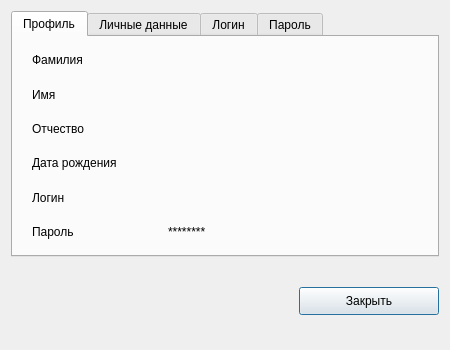
<?xml version="1.0" encoding="UTF-8"?>
<ui version="4.0">
 <class>AccountSetting</class>
 <widget class="QDialog" name="AccountSetting">
  <property name="geometry">
   <rect>
    <x>0</x>
    <y>0</y>
    <width>450</width>
    <height>350</height>
   </rect>
  </property>
  <property name="minimumSize">
   <size>
    <width>350</width>
    <height>250</height>
   </size>
  </property>
  <property name="maximumSize">
   <size>
    <width>450</width>
    <height>350</height>
   </size>
  </property>
  <property name="windowTitle">
   <string>Dialog</string>
  </property>
  <layout class="QGridLayout" name="gridLayout">
   <item row="4" column="2">
    <widget class="QPushButton" name="cancel_btn">
     <property name="sizePolicy">
      <sizepolicy hsizetype="MinimumExpanding" vsizetype="Preferred">
       <horstretch>0</horstretch>
       <verstretch>0</verstretch>
      </sizepolicy>
     </property>
     <property name="minimumSize">
      <size>
       <width>140</width>
       <height>28</height>
      </size>
     </property>
     <property name="maximumSize">
      <size>
       <width>200</width>
       <height>30</height>
      </size>
     </property>
     <property name="text">
      <string>Закрыть</string>
     </property>
    </widget>
   </item>
   <item row="0" column="0" rowspan="3" colspan="3">
    <widget class="QTabWidget" name="tabWgt">
     <property name="sizePolicy">
      <sizepolicy hsizetype="Expanding" vsizetype="Expanding">
       <horstretch>1</horstretch>
       <verstretch>0</verstretch>
      </sizepolicy>
     </property>
     <property name="currentIndex">
      <number>0</number>
     </property>
     <widget class="QWidget" name="profile_tab">
      <attribute name="title">
       <string>Профиль</string>
      </attribute>
      <layout class="QGridLayout" name="gridLayout_2">
       <item row="6" column="1">
        <widget class="QLabel" name="password_lb">
         <property name="minimumSize">
          <size>
           <width>140</width>
           <height>28</height>
          </size>
         </property>
         <property name="maximumSize">
          <size>
           <width>250</width>
           <height>30</height>
          </size>
         </property>
         <property name="text">
          <string>********</string>
         </property>
        </widget>
       </item>
       <item row="5" column="0">
        <widget class="QLabel" name="label_5">
         <property name="minimumSize">
          <size>
           <width>100</width>
           <height>28</height>
          </size>
         </property>
         <property name="maximumSize">
          <size>
           <width>120</width>
           <height>30</height>
          </size>
         </property>
         <property name="text">
          <string>Логин</string>
         </property>
        </widget>
       </item>
       <item row="5" column="1">
        <widget class="QLabel" name="login_lb">
         <property name="minimumSize">
          <size>
           <width>140</width>
           <height>28</height>
          </size>
         </property>
         <property name="maximumSize">
          <size>
           <width>250</width>
           <height>30</height>
          </size>
         </property>
         <property name="text">
          <string/>
         </property>
        </widget>
       </item>
       <item row="1" column="0">
        <widget class="QLabel" name="label_2">
         <property name="minimumSize">
          <size>
           <width>100</width>
           <height>28</height>
          </size>
         </property>
         <property name="maximumSize">
          <size>
           <width>120</width>
           <height>30</height>
          </size>
         </property>
         <property name="text">
          <string>Имя</string>
         </property>
        </widget>
       </item>
       <item row="1" column="1">
        <widget class="QLabel" name="first_name_lb">
         <property name="minimumSize">
          <size>
           <width>140</width>
           <height>28</height>
          </size>
         </property>
         <property name="maximumSize">
          <size>
           <width>250</width>
           <height>30</height>
          </size>
         </property>
         <property name="text">
          <string/>
         </property>
        </widget>
       </item>
       <item row="2" column="0">
        <widget class="QLabel" name="label_3">
         <property name="minimumSize">
          <size>
           <width>100</width>
           <height>28</height>
          </size>
         </property>
         <property name="maximumSize">
          <size>
           <width>120</width>
           <height>30</height>
          </size>
         </property>
         <property name="text">
          <string>Отчество</string>
         </property>
        </widget>
       </item>
       <item row="0" column="1">
        <widget class="QLabel" name="last_name_lb">
         <property name="minimumSize">
          <size>
           <width>140</width>
           <height>28</height>
          </size>
         </property>
         <property name="maximumSize">
          <size>
           <width>250</width>
           <height>30</height>
          </size>
         </property>
         <property name="text">
          <string/>
         </property>
        </widget>
       </item>
       <item row="0" column="0">
        <widget class="QLabel" name="label">
         <property name="minimumSize">
          <size>
           <width>100</width>
           <height>28</height>
          </size>
         </property>
         <property name="maximumSize">
          <size>
           <width>120</width>
           <height>30</height>
          </size>
         </property>
         <property name="text">
          <string>Фамилия</string>
         </property>
        </widget>
       </item>
       <item row="6" column="0">
        <widget class="QLabel" name="label_6">
         <property name="minimumSize">
          <size>
           <width>100</width>
           <height>28</height>
          </size>
         </property>
         <property name="maximumSize">
          <size>
           <width>120</width>
           <height>30</height>
          </size>
         </property>
         <property name="text">
          <string>Пароль</string>
         </property>
        </widget>
       </item>
       <item row="4" column="0">
        <widget class="QLabel" name="label_4">
         <property name="minimumSize">
          <size>
           <width>100</width>
           <height>28</height>
          </size>
         </property>
         <property name="maximumSize">
          <size>
           <width>120</width>
           <height>30</height>
          </size>
         </property>
         <property name="text">
          <string>Дата рождения</string>
         </property>
        </widget>
       </item>
       <item row="4" column="1">
        <widget class="QLabel" name="bith_date_lb">
         <property name="minimumSize">
          <size>
           <width>140</width>
           <height>28</height>
          </size>
         </property>
         <property name="maximumSize">
          <size>
           <width>250</width>
           <height>30</height>
          </size>
         </property>
         <property name="text">
          <string/>
         </property>
        </widget>
       </item>
       <item row="2" column="1">
        <widget class="QLabel" name="patronymic_lb">
         <property name="minimumSize">
          <size>
           <width>140</width>
           <height>28</height>
          </size>
         </property>
         <property name="maximumSize">
          <size>
           <width>250</width>
           <height>30</height>
          </size>
         </property>
         <property name="text">
          <string/>
         </property>
        </widget>
       </item>
      </layout>
     </widget>
     <widget class="QWidget" name="pers_data_tab">
      <attribute name="title">
       <string>Личные данные</string>
      </attribute>
      <layout class="QGridLayout" name="gridLayout_4">
       <item row="4" column="1" colspan="2">
        <widget class="QLineEdit" name="patronymic_le">
         <property name="minimumSize">
          <size>
           <width>140</width>
           <height>28</height>
          </size>
         </property>
         <property name="maximumSize">
          <size>
           <width>250</width>
           <height>30</height>
          </size>
         </property>
        </widget>
       </item>
       <item row="3" column="0">
        <widget class="QLabel" name="label_13">
         <property name="minimumSize">
          <size>
           <width>100</width>
           <height>28</height>
          </size>
         </property>
         <property name="maximumSize">
          <size>
           <width>120</width>
           <height>30</height>
          </size>
         </property>
         <property name="text">
          <string>Имя</string>
         </property>
        </widget>
       </item>
       <item row="6" column="2">
        <widget class="QPushButton" name="save_fio_btn">
         <property name="sizePolicy">
          <sizepolicy hsizetype="MinimumExpanding" vsizetype="Preferred">
           <horstretch>0</horstretch>
           <verstretch>0</verstretch>
          </sizepolicy>
         </property>
         <property name="minimumSize">
          <size>
           <width>140</width>
           <height>28</height>
          </size>
         </property>
         <property name="maximumSize">
          <size>
           <width>200</width>
           <height>30</height>
          </size>
         </property>
         <property name="text">
          <string>Сохранить изменения</string>
         </property>
        </widget>
       </item>
       <item row="2" column="1" colspan="2">
        <widget class="QLineEdit" name="last_name_le">
         <property name="minimumSize">
          <size>
           <width>140</width>
           <height>28</height>
          </size>
         </property>
         <property name="maximumSize">
          <size>
           <width>250</width>
           <height>30</height>
          </size>
         </property>
        </widget>
       </item>
       <item row="6" column="1">
        <spacer name="horizontalSpacer_2">
         <property name="orientation">
          <enum>Qt::Horizontal</enum>
         </property>
         <property name="sizeHint" stdset="0">
          <size>
           <width>40</width>
           <height>20</height>
          </size>
         </property>
        </spacer>
       </item>
       <item row="2" column="0">
        <widget class="QLabel" name="label_15">
         <property name="minimumSize">
          <size>
           <width>100</width>
           <height>28</height>
          </size>
         </property>
         <property name="maximumSize">
          <size>
           <width>120</width>
           <height>30</height>
          </size>
         </property>
         <property name="text">
          <string>Фамилия</string>
         </property>
        </widget>
       </item>
       <item row="4" column="0">
        <widget class="QLabel" name="label_14">
         <property name="minimumSize">
          <size>
           <width>100</width>
           <height>28</height>
          </size>
         </property>
         <property name="maximumSize">
          <size>
           <width>120</width>
           <height>30</height>
          </size>
         </property>
         <property name="text">
          <string>Отчество</string>
         </property>
        </widget>
       </item>
       <item row="3" column="1" colspan="2">
        <widget class="QLineEdit" name="first_name_le">
         <property name="minimumSize">
          <size>
           <width>140</width>
           <height>28</height>
          </size>
         </property>
         <property name="maximumSize">
          <size>
           <width>250</width>
           <height>30</height>
          </size>
         </property>
        </widget>
       </item>
       <item row="6" column="3">
        <spacer name="horizontalSpacer_3">
         <property name="orientation">
          <enum>Qt::Horizontal</enum>
         </property>
         <property name="sizeHint" stdset="0">
          <size>
           <width>40</width>
           <height>20</height>
          </size>
         </property>
        </spacer>
       </item>
      </layout>
     </widget>
     <widget class="QWidget" name="login_tab">
      <attribute name="title">
       <string>Логин</string>
      </attribute>
      <layout class="QGridLayout" name="gridLayout_7">
       <item row="5" column="2">
        <widget class="QPushButton" name="save_login_btn">
         <property name="sizePolicy">
          <sizepolicy hsizetype="MinimumExpanding" vsizetype="Preferred">
           <horstretch>0</horstretch>
           <verstretch>0</verstretch>
          </sizepolicy>
         </property>
         <property name="minimumSize">
          <size>
           <width>140</width>
           <height>28</height>
          </size>
         </property>
         <property name="maximumSize">
          <size>
           <width>200</width>
           <height>30</height>
          </size>
         </property>
         <property name="text">
          <string>Сохранить изменения</string>
         </property>
        </widget>
       </item>
       <item row="0" column="0">
        <widget class="QLabel" name="label_25">
         <property name="minimumSize">
          <size>
           <width>100</width>
           <height>28</height>
          </size>
         </property>
         <property name="maximumSize">
          <size>
           <width>120</width>
           <height>30</height>
          </size>
         </property>
         <property name="text">
          <string>Текущий пароль</string>
         </property>
        </widget>
       </item>
       <item row="1" column="0">
        <widget class="QLabel" name="label_26">
         <property name="minimumSize">
          <size>
           <width>100</width>
           <height>28</height>
          </size>
         </property>
         <property name="maximumSize">
          <size>
           <width>120</width>
           <height>30</height>
          </size>
         </property>
         <property name="text">
          <string>Новый логин</string>
         </property>
        </widget>
       </item>
       <item row="0" column="1" colspan="2">
        <widget class="QLineEdit" name="crnt_passwd_le_login">
         <property name="minimumSize">
          <size>
           <width>140</width>
           <height>28</height>
          </size>
         </property>
         <property name="maximumSize">
          <size>
           <width>250</width>
           <height>30</height>
          </size>
         </property>
         <property name="placeholderText">
          <string>Введите текущий пароль</string>
         </property>
        </widget>
       </item>
       <item row="1" column="1" colspan="2">
        <widget class="QLineEdit" name="new_login_le">
         <property name="minimumSize">
          <size>
           <width>140</width>
           <height>28</height>
          </size>
         </property>
         <property name="maximumSize">
          <size>
           <width>250</width>
           <height>30</height>
          </size>
         </property>
         <property name="placeholderText">
          <string>Введите новый логин</string>
         </property>
        </widget>
       </item>
       <item row="5" column="3">
        <spacer name="horizontalSpacer_6">
         <property name="orientation">
          <enum>Qt::Horizontal</enum>
         </property>
         <property name="sizeHint" stdset="0">
          <size>
           <width>40</width>
           <height>20</height>
          </size>
         </property>
        </spacer>
       </item>
       <item row="5" column="1">
        <spacer name="horizontalSpacer_7">
         <property name="orientation">
          <enum>Qt::Horizontal</enum>
         </property>
         <property name="sizeHint" stdset="0">
          <size>
           <width>40</width>
           <height>20</height>
          </size>
         </property>
        </spacer>
       </item>
      </layout>
     </widget>
     <widget class="QWidget" name="passwd_tab">
      <attribute name="title">
       <string>Пароль</string>
      </attribute>
      <layout class="QGridLayout" name="gridLayout_8">
       <item row="3" column="0">
        <widget class="QLabel" name="label_29">
         <property name="minimumSize">
          <size>
           <width>100</width>
           <height>28</height>
          </size>
         </property>
         <property name="maximumSize">
          <size>
           <width>120</width>
           <height>30</height>
          </size>
         </property>
         <property name="text">
          <string>Новый пароль</string>
         </property>
        </widget>
       </item>
       <item row="0" column="0" colspan="2">
        <widget class="QLabel" name="label_28">
         <property name="minimumSize">
          <size>
           <width>100</width>
           <height>28</height>
          </size>
         </property>
         <property name="maximumSize">
          <size>
           <width>120</width>
           <height>30</height>
          </size>
         </property>
         <property name="text">
          <string>Текущий пароль</string>
         </property>
        </widget>
       </item>
       <item row="4" column="2">
        <spacer name="horizontalSpacer_9">
         <property name="orientation">
          <enum>Qt::Horizontal</enum>
         </property>
         <property name="sizeHint" stdset="0">
          <size>
           <width>69</width>
           <height>20</height>
          </size>
         </property>
        </spacer>
       </item>
       <item row="1" column="2" colspan="2">
        <widget class="QLineEdit" name="new_passwd_le">
         <property name="minimumSize">
          <size>
           <width>140</width>
           <height>28</height>
          </size>
         </property>
         <property name="maximumSize">
          <size>
           <width>250</width>
           <height>30</height>
          </size>
         </property>
         <property name="placeholderText">
          <string>Введите новый пароль</string>
         </property>
        </widget>
       </item>
       <item row="1" column="0" colspan="2">
        <widget class="QLabel" name="label_27">
         <property name="minimumSize">
          <size>
           <width>100</width>
           <height>28</height>
          </size>
         </property>
         <property name="maximumSize">
          <size>
           <width>120</width>
           <height>30</height>
          </size>
         </property>
         <property name="text">
          <string>Новый пароль</string>
         </property>
        </widget>
       </item>
       <item row="0" column="2" colspan="2">
        <widget class="QLineEdit" name="crnt_passwd_le_passwd">
         <property name="minimumSize">
          <size>
           <width>140</width>
           <height>28</height>
          </size>
         </property>
         <property name="maximumSize">
          <size>
           <width>250</width>
           <height>30</height>
          </size>
         </property>
         <property name="placeholderText">
          <string>Введите текущий пароль</string>
         </property>
        </widget>
       </item>
       <item row="4" column="3">
        <widget class="QPushButton" name="save_passwd_btn">
         <property name="sizePolicy">
          <sizepolicy hsizetype="MinimumExpanding" vsizetype="Preferred">
           <horstretch>0</horstretch>
           <verstretch>0</verstretch>
          </sizepolicy>
         </property>
         <property name="minimumSize">
          <size>
           <width>140</width>
           <height>28</height>
          </size>
         </property>
         <property name="maximumSize">
          <size>
           <width>200</width>
           <height>30</height>
          </size>
         </property>
         <property name="text">
          <string>Сохранить изменения</string>
         </property>
        </widget>
       </item>
       <item row="4" column="4">
        <spacer name="horizontalSpacer_8">
         <property name="orientation">
          <enum>Qt::Horizontal</enum>
         </property>
         <property name="sizeHint" stdset="0">
          <size>
           <width>69</width>
           <height>20</height>
          </size>
         </property>
        </spacer>
       </item>
       <item row="3" column="2" colspan="2">
        <widget class="QLineEdit" name="new_passwd2_le">
         <property name="minimumSize">
          <size>
           <width>140</width>
           <height>28</height>
          </size>
         </property>
         <property name="maximumSize">
          <size>
           <width>250</width>
           <height>30</height>
          </size>
         </property>
         <property name="placeholderText">
          <string>Введите новый пароль еще раз</string>
         </property>
        </widget>
       </item>
      </layout>
     </widget>
    </widget>
   </item>
   <item row="5" column="2">
    <spacer name="verticalSpacer">
     <property name="orientation">
      <enum>Qt::Vertical</enum>
     </property>
     <property name="sizeHint" stdset="0">
      <size>
       <width>20</width>
       <height>40</height>
      </size>
     </property>
    </spacer>
   </item>
   <item row="4" column="1">
    <spacer name="horizontalSpacer">
     <property name="orientation">
      <enum>Qt::Horizontal</enum>
     </property>
     <property name="sizeHint" stdset="0">
      <size>
       <width>40</width>
       <height>20</height>
      </size>
     </property>
    </spacer>
   </item>
   <item row="3" column="2">
    <spacer name="verticalSpacer_2">
     <property name="orientation">
      <enum>Qt::Vertical</enum>
     </property>
     <property name="sizeHint" stdset="0">
      <size>
       <width>20</width>
       <height>40</height>
      </size>
     </property>
    </spacer>
   </item>
  </layout>
 </widget>
 <tabstops>
  <tabstop>last_name_le</tabstop>
  <tabstop>first_name_le</tabstop>
  <tabstop>patronymic_le</tabstop>
  <tabstop>save_fio_btn</tabstop>
  <tabstop>crnt_passwd_le_login</tabstop>
  <tabstop>new_login_le</tabstop>
  <tabstop>save_login_btn</tabstop>
  <tabstop>crnt_passwd_le_passwd</tabstop>
  <tabstop>new_passwd_le</tabstop>
  <tabstop>new_passwd2_le</tabstop>
  <tabstop>save_passwd_btn</tabstop>
  <tabstop>cancel_btn</tabstop>
  <tabstop>tabWgt</tabstop>
 </tabstops>
 <resources/>
 <connections/>
</ui>
